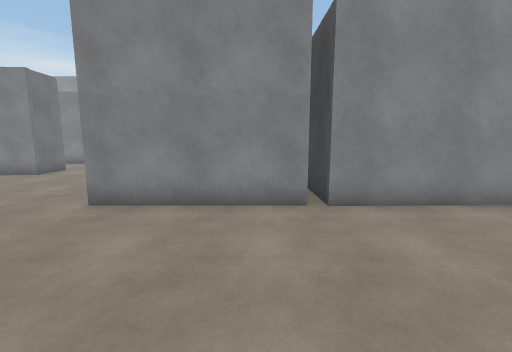
view 1 (above)

24 first-person views from a walk through a Unity game level. The camera is 1.4 m above the floor, tilts 8° down and sees 90° across. The floor is counted in squares, 1 m on a side. Each view is taken from the middle of a square. On the plan, view 1 faces up. The plan holds only what a view shows up to about 13 squares ahead; the rest is blank. The place goes on beyond the plan. The player character is not drawn. Some surface patterns are stand-ins.

view 2
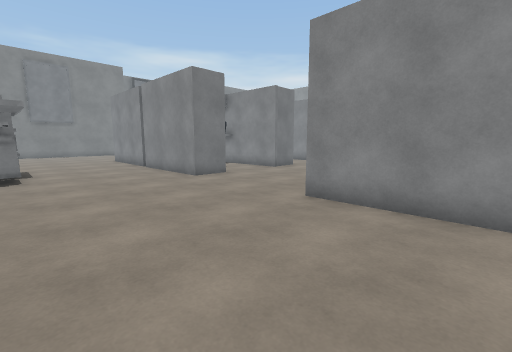

view 3
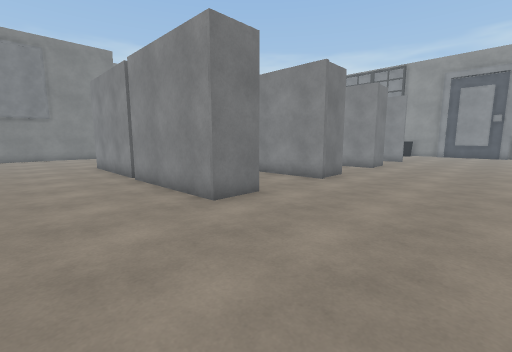

view 4
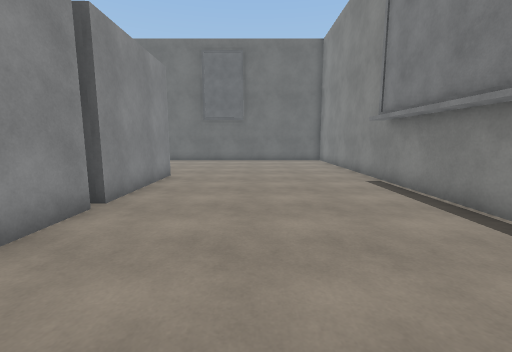

view 5
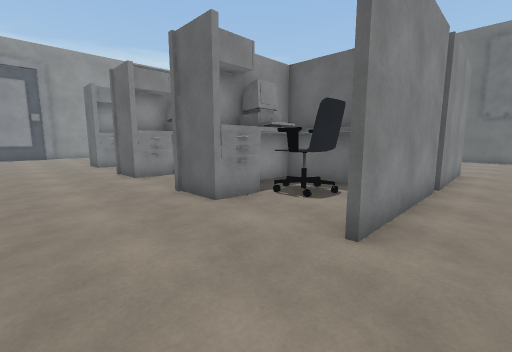

view 6
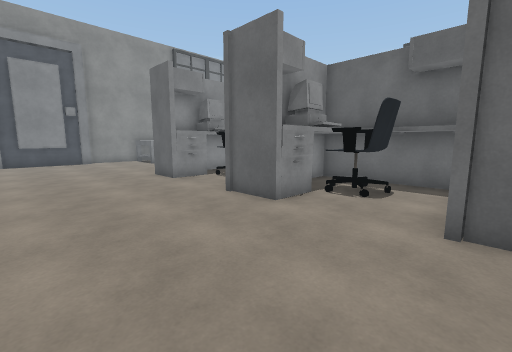

view 7
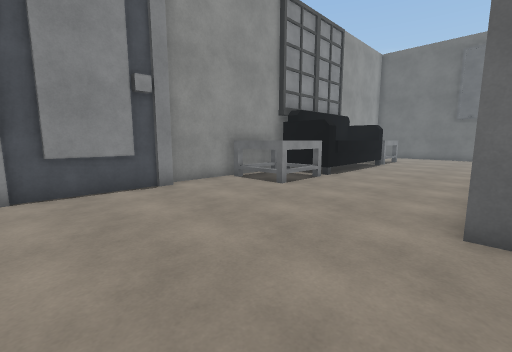

view 8
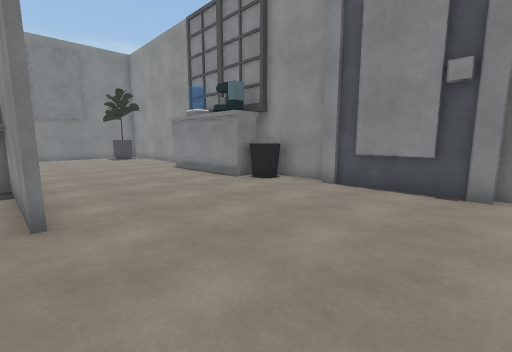

view 9
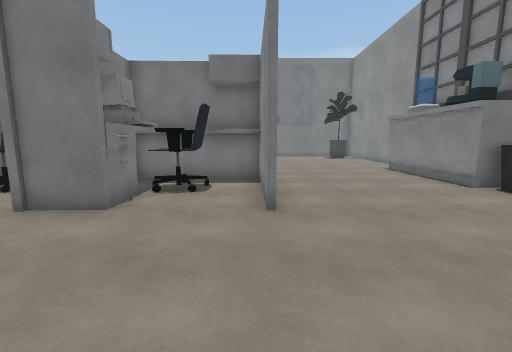

view 10
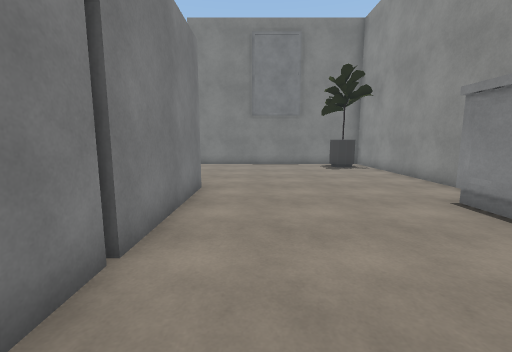

view 11
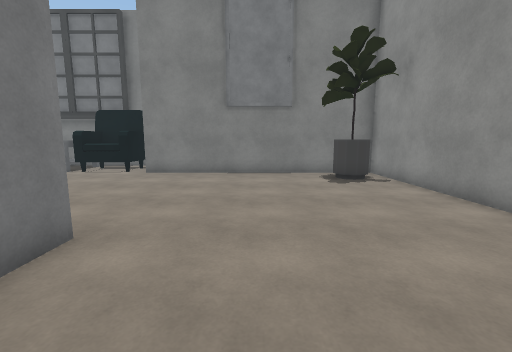

view 12
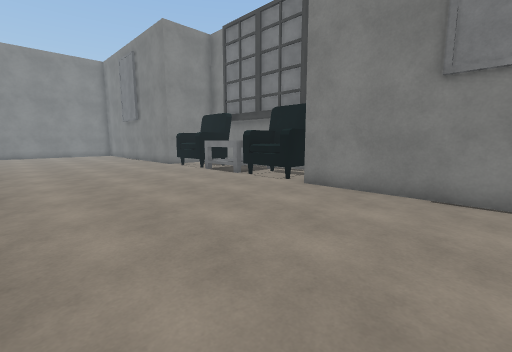

view 13
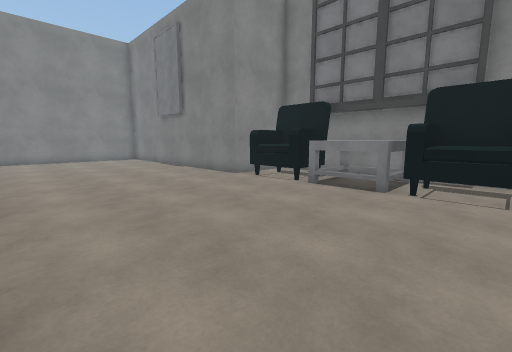

view 14
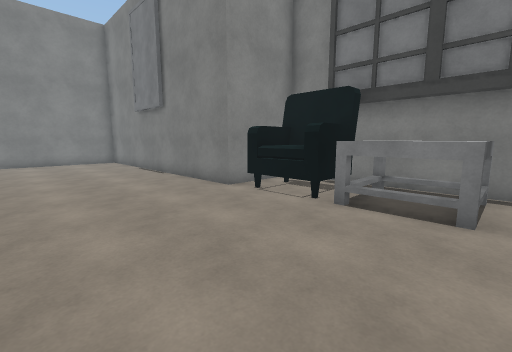

view 15
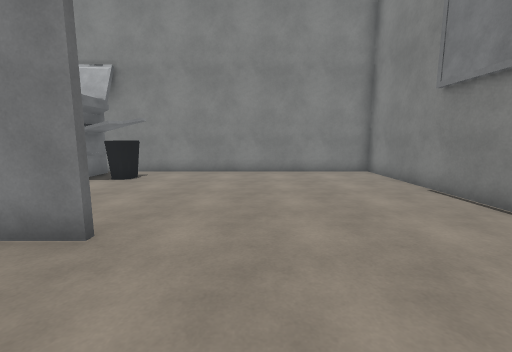

view 16
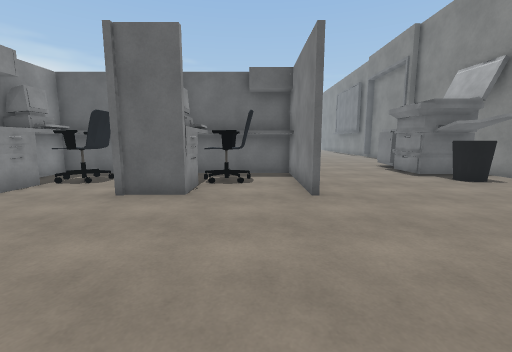

view 17
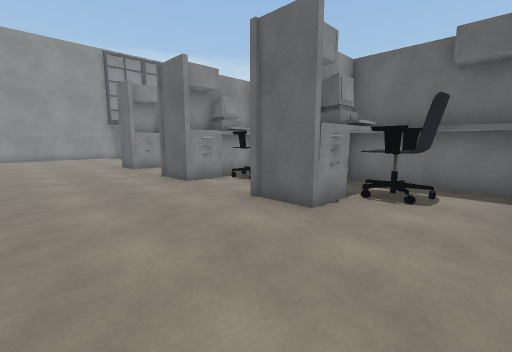

view 18
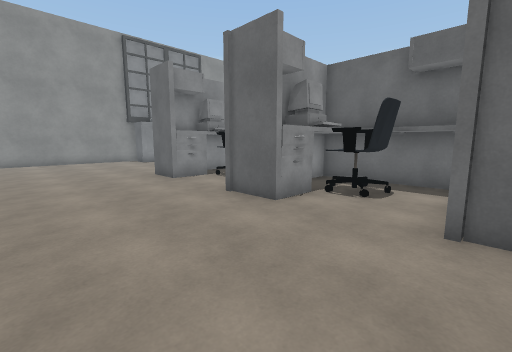

view 19
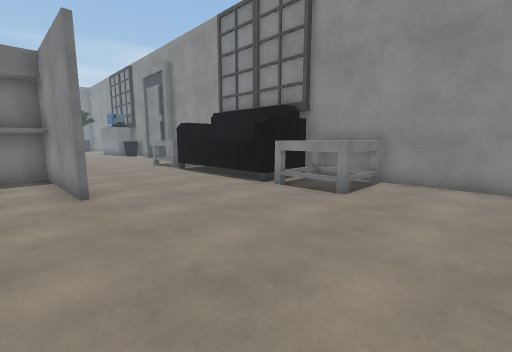

view 20
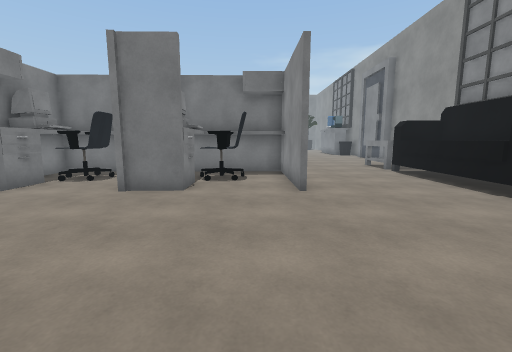

view 21
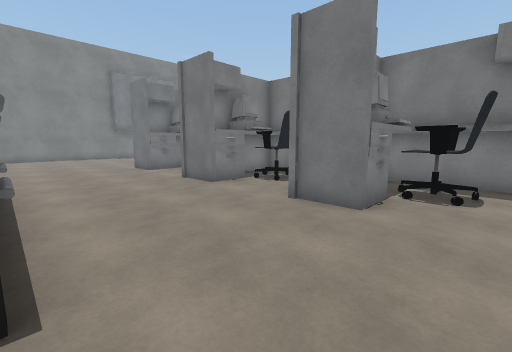

view 22
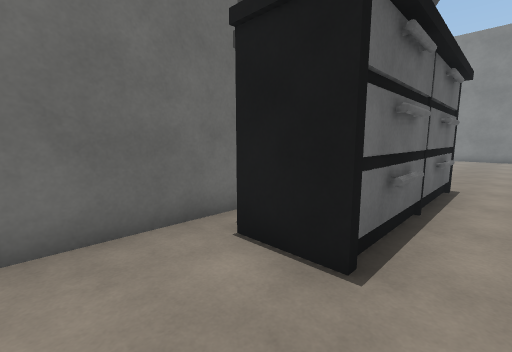

view 23
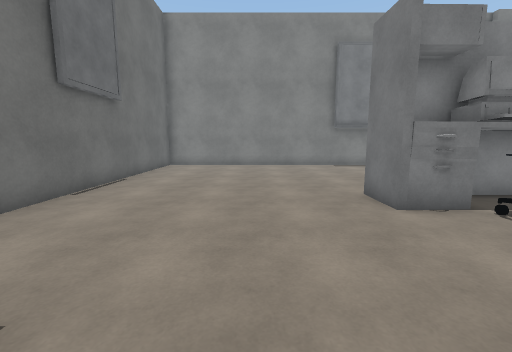

view 24
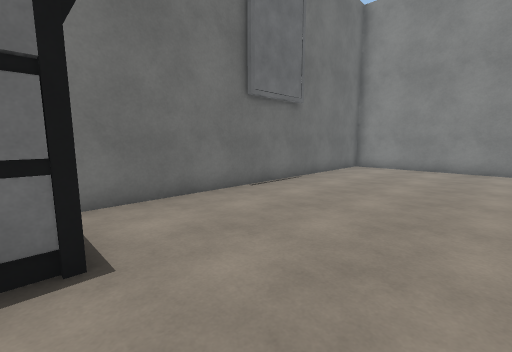

### Floor plan
Key: @ floor where view 1 was taken; # wall or solid block; . floor; T table; S sofa; C water cooler; B bin; P plant; A armchair; O other object.
Columns run from 29 left of view 1 to 14 right of it. Each row starts with its distance up from view 1.
 28    ########      ######O########    #######
 27    #PP.......CCOOOBB........TTTSSSSSSTTT...
 26    #P.......................T TS    ST T...
 25    #........................TT.SSSSSSTTT...
 24    #.......................................
 23    #.......................................
 22    #.......................................
 21    #.......................................
 20    #.......OOOOO#####.....OOOOO#####......
 19    #.......OOO O #........OOO O #..........#
 18    #........O  O OO........O  O OO.........#
 17  AAA.........  O ####.......  O ####.......#
 16  AAA........   O    #......   O    #....OOO#
 15 #A A.......OOOOO   OO.....OOOOO    O....O
 14 #T T.......OOOOO   .......OOO O O.......O
 13 #TTT........OOOO    .......OOOOOOO......O
 12 #AA..........OOO    O.......OOOOOOOO....O
 11 #A A..........OOO   O........OOOOOOO....OO
 10  AAA.......OOOOO OOOO.....OOOOO    O.......#
  9   ##.......OOOOO  ........OOOOO   .........#
  8    #........OOOO   ........OOOO   .........#
  7    #.........OOO    O.......OO O OOO.......#
  6    #.......OOOOO  OOO.....OOOOOOOOOO.......#
  5    #............OO.............OO..........#
  4    #.......................................#
  3    #.......................................#
  2    #.......................................#
  1    #.......................................#
  0    #.........BOOOOO..........@.............#
 -1    #.........BOOO          ................#
 -2    #...........             ...............#
 -3    #############             ###############

Positions as (right, up) in squares from view 1, and headings:
1: (0, 0), facing up
2: (0, 0), facing up-left
3: (-4, 2), facing up-left
4: (-4, 2), facing right
5: (-7, 4), facing up-right
6: (-8, 10), facing up-right
7: (-8, 20), facing up-right
8: (-4, 20), facing up-left
9: (-4, 20), facing left
10: (-11, 22), facing left
11: (-15, 23), facing left
12: (-19, 23), facing down-left
13: (-19, 17), facing down-left
14: (-21, 15), facing down-left
15: (-21, 9), facing down
16: (-25, 7), facing right
17: (-23, 6), facing up-right
18: (-23, 10), facing up-right
19: (13, 19), facing up-left
20: (13, 19), facing left
21: (11, 19), facing down-left
22: (10, 19), facing down-right
23: (9, 12), facing down
24: (8, 11), facing down-right
